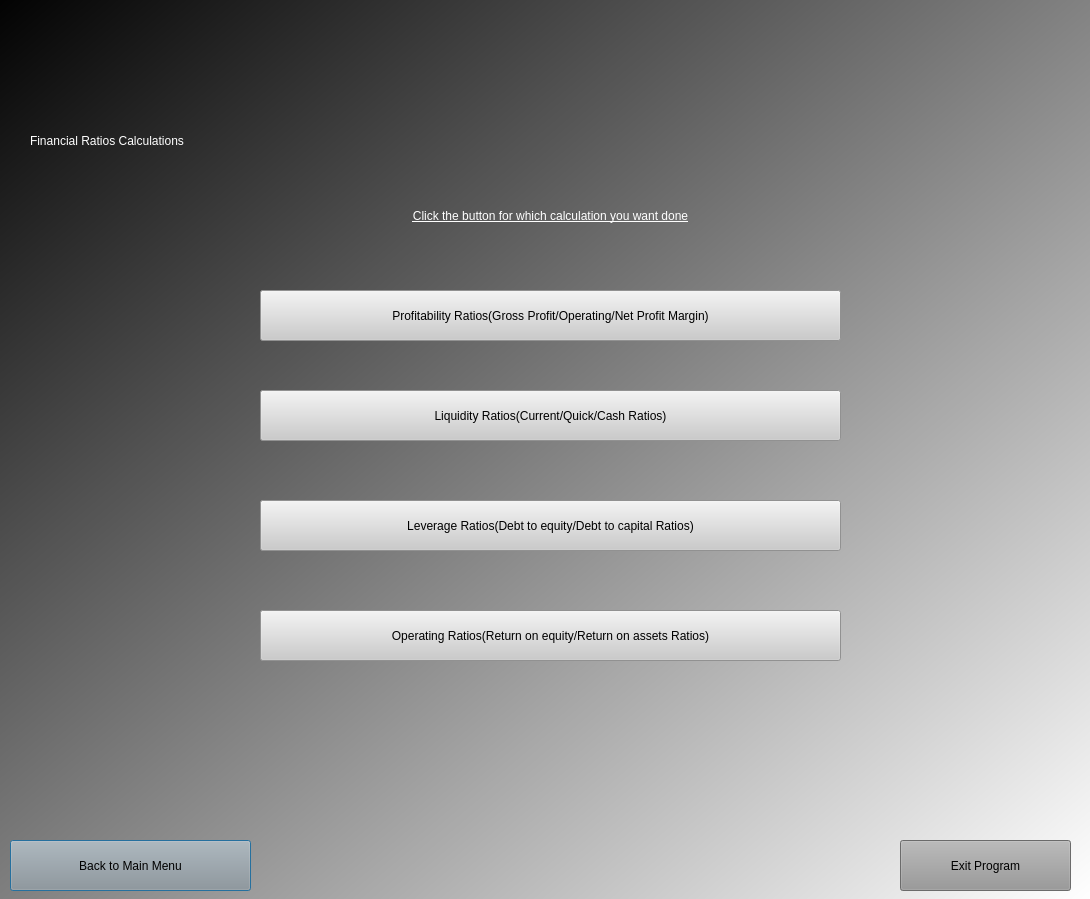
<?xml version="1.0" encoding="UTF-8"?>
<ui version="4.0">
 <class>Dialog</class>
 <widget class="QDialog" name="Dialog">
  <property name="geometry">
   <rect>
    <x>0</x>
    <y>0</y>
    <width>1090</width>
    <height>899</height>
   </rect>
  </property>
  <property name="windowTitle">
   <string>Dialog</string>
  </property>
  <widget class="QWidget" name="widget" native="true">
   <property name="geometry">
    <rect>
     <x>0</x>
     <y>-20</y>
     <width>1091</width>
     <height>921</height>
    </rect>
   </property>
   <property name="styleSheet">
    <string notr="true">QWidget#widget{
background-color:qlineargradient(spread:reflect, x1:0, y1:0, x2:1, y2:1, stop:0 rgba(0, 0, 0, 255), stop:1 rgba(255, 255, 255, 255));}</string>
   </property>
   <widget class="QLabel" name="label">
    <property name="geometry">
     <rect>
      <x>30</x>
      <y>70</y>
      <width>1081</width>
      <height>181</height>
     </rect>
    </property>
    <property name="styleSheet">
     <string notr="true">color:rgb(255, 255, 255);
font: 60pt &quot;Rockwell&quot;;
</string>
    </property>
    <property name="text">
     <string>Financial Ratios Calculations</string>
    </property>
   </widget>
   <widget class="QLabel" name="label_2">
    <property name="geometry">
     <rect>
      <x>260</x>
      <y>170</y>
      <width>581</width>
      <height>131</height>
     </rect>
    </property>
    <property name="styleSheet">
     <string notr="true">color:rgb(255, 255, 255);
font: 75 16pt &quot;MS Shell Dlg 2&quot;;
text-decoration: underline;</string>
    </property>
    <property name="text">
     <string>Click the button for which calculation you want done</string>
    </property>
    <property name="alignment">
     <set>Qt::AlignCenter</set>
    </property>
   </widget>
   <widget class="QPushButton" name="menumain">
    <property name="geometry">
     <rect>
      <x>10</x>
      <y>860</y>
      <width>241</width>
      <height>51</height>
     </rect>
    </property>
    <property name="styleSheet">
     <string notr="true">background-color:rgb(150, 150, 150);
font: 75 18pt &quot;MS Shell Dlg 2&quot;;
</string>
    </property>
    <property name="text">
     <string>Back to Main Menu</string>
    </property>
   </widget>
   <widget class="QPushButton" name="exit">
    <property name="geometry">
     <rect>
      <x>900</x>
      <y>860</y>
      <width>171</width>
      <height>51</height>
     </rect>
    </property>
    <property name="styleSheet">
     <string notr="true">background-color:rgb(150, 150, 150);
font: 75 18pt &quot;MS Shell Dlg 2&quot;;
</string>
    </property>
    <property name="text">
     <string>Exit Program</string>
    </property>
   </widget>
   <widget class="QPushButton" name="prof">
    <property name="geometry">
     <rect>
      <x>260</x>
      <y>310</y>
      <width>581</width>
      <height>51</height>
     </rect>
    </property>
    <property name="styleSheet">
     <string notr="true">background-color:rgb(203, 203, 203);
font: 75 14pt &quot;MS Shell Dlg 2&quot;;
</string>
    </property>
    <property name="text">
     <string>Profitability Ratios(Gross Profit/Operating/Net Profit Margin)</string>
    </property>
   </widget>
   <widget class="QPushButton" name="liq">
    <property name="geometry">
     <rect>
      <x>260</x>
      <y>410</y>
      <width>581</width>
      <height>51</height>
     </rect>
    </property>
    <property name="styleSheet">
     <string notr="true">background-color:rgb(203, 203, 203);
font: 75 14pt &quot;MS Shell Dlg 2&quot;;
</string>
    </property>
    <property name="text">
     <string>Liquidity Ratios(Current/Quick/Cash Ratios)</string>
    </property>
   </widget>
   <widget class="QPushButton" name="lev">
    <property name="geometry">
     <rect>
      <x>260</x>
      <y>520</y>
      <width>581</width>
      <height>51</height>
     </rect>
    </property>
    <property name="styleSheet">
     <string notr="true">background-color:rgb(203, 203, 203);
font: 75 14pt &quot;MS Shell Dlg 2&quot;;
</string>
    </property>
    <property name="text">
     <string>Leverage Ratios(Debt to equity/Debt to capital Ratios)</string>
    </property>
   </widget>
   <widget class="QPushButton" name="op">
    <property name="geometry">
     <rect>
      <x>260</x>
      <y>630</y>
      <width>581</width>
      <height>51</height>
     </rect>
    </property>
    <property name="styleSheet">
     <string notr="true">background-color:rgb(203, 203, 203);
font: 75 14pt &quot;MS Shell Dlg 2&quot;;
</string>
    </property>
    <property name="text">
     <string>Operating Ratios(Return on equity/Return on assets Ratios)</string>
    </property>
   </widget>
  </widget>
 </widget>
 <resources/>
 <connections/>
</ui>
